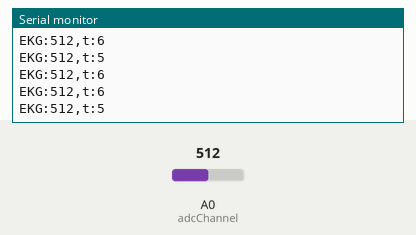
This sketch was run on a simulated Arduino Uno, built with avr-gcc and run on an emulated ATmega328P. Shown: the last lines printed to the serial monitor. The inputs (shaded band) are chosen by the test bench; at power-on: A0 (adcChannel) = 512.

Above: at 4.2 s.
4.3 s: A0 (adcChannel) set to 986
At 5.2 s:
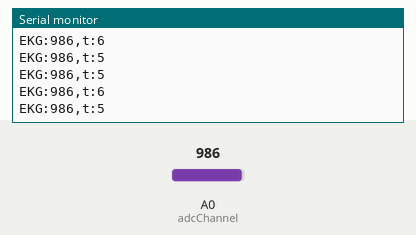
5.8 s: A0 (adcChannel) set to 1007
At 6.8 s:
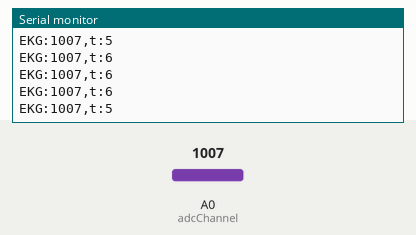
10.3 s: A0 (adcChannel) set to 11
At 10.8 s:
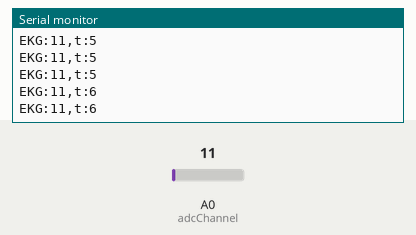
11.8 s: A0 (adcChannel) set to 8
At 12.8 s:
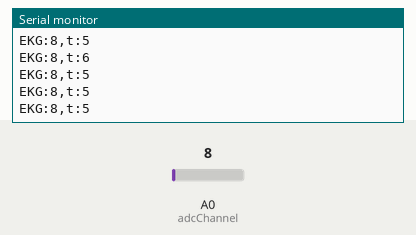
Timing chart, 0 to 13.6 s (numbered marks = the images above; inputs shaded):
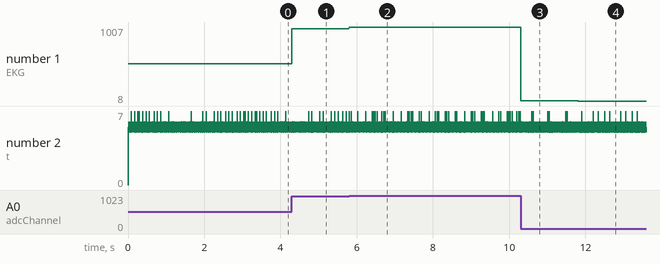

The sketch:

Arduino_EKG_einfach.ino
```cpp
int adcChannel = 0; // A0
long t_alt = 0;

void setup() {
  // put your setup code here, to run once:
  Serial.begin(115200);
}

void loop() {
  // put your main code here, to run repeatedly:
  int adcValue = analogRead(adcChannel);
  int t = millis() - t_alt;
  t_alt = millis();
  Serial.print("EKG:");
  Serial.print(adcValue);
  Serial.print(",t:");
  Serial.println(t);
  delay(5);
}
```

Measured:
- after the input at 4.3 s, the serial monitor: prints a new line at once (image 1)
- after the input at 5.8 s, the serial monitor: prints a new line at once (image 2)
- after the input at 10.3 s, the serial monitor: prints a new line at once (image 3)
- after the input at 11.8 s, the serial monitor: prints a new line at once (image 4)
- plotted number 1: 512 → 986 after the input at 4.3 s, 986 → 1007 after the input at 5.8 s, 1007 → 11 after the input at 10.3 s, 11 → 8 after the input at 11.8 s
